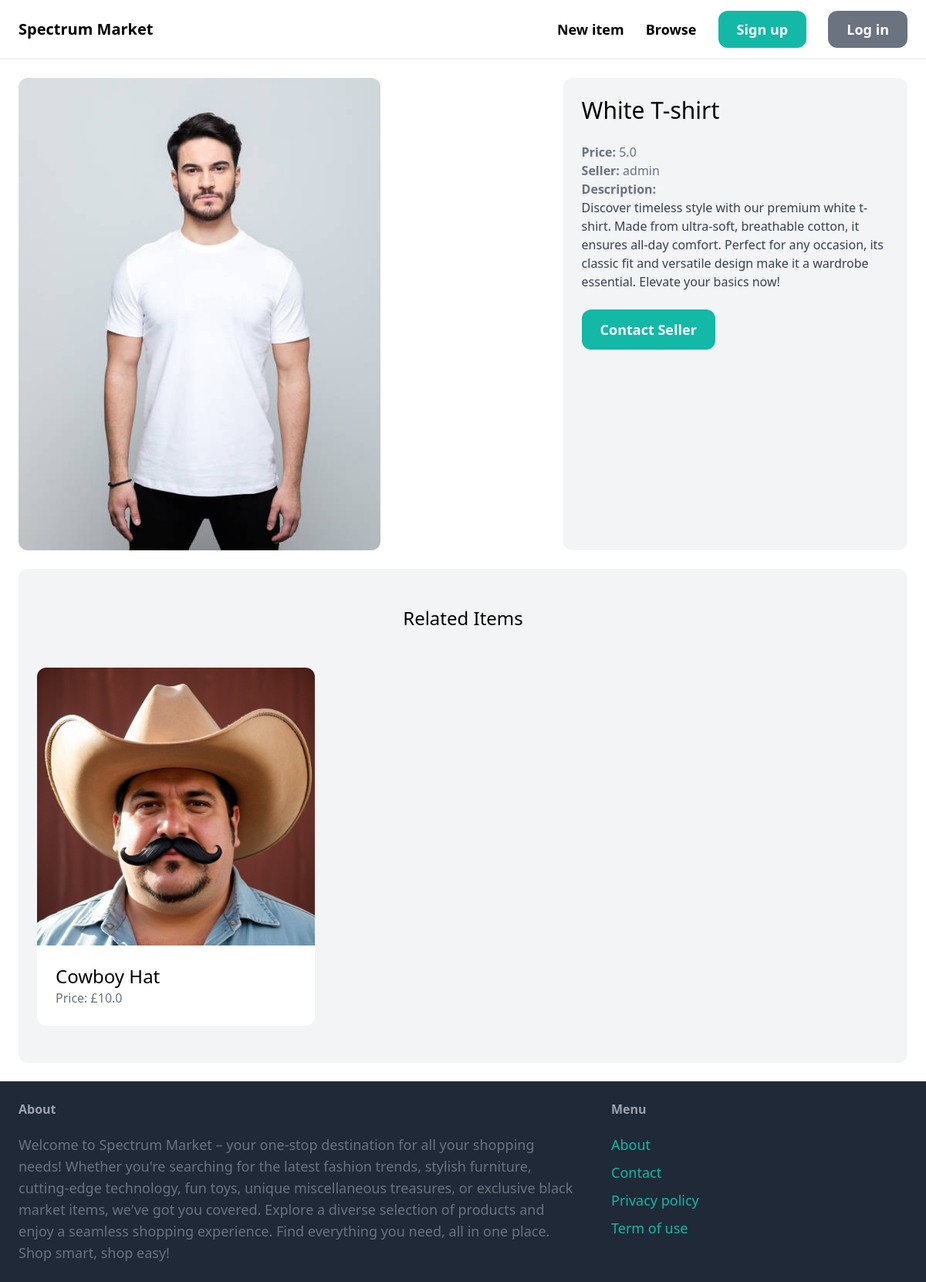
Page /items/1/ on the committed database.
### item/models.py (models this page shows, shortened)
class Item(models.Model):
    category = models.ForeignKey(Category, related_name='items', on_delete=models.CASCADE)
    name = models.CharField(max_length=255)
    description = models.TextField(blank=True, null=True)
    price = models.FloatField()
    image = models.ImageField(upload_to='item_images', blank=True, null=True)
    is_sold = models.BooleanField(default=False)
    created_by = models.ForeignKey(User, related_name='items', on_delete=models.CASCADE)
    created_at = models.DateTimeField(auto_now_add=True)

### item/views.py (the view)
# urls.py: path('<int:pk>/', views.detail, name='detail'),
def detail(request, pk):
    item = get_object_or_404(Item, pk=pk)
    related_items = Item.objects.filter(category=item.category, is_sold=False).exclude(pk=pk)[0:3]
    return render(request, 'item/detail.html', {
        'item': item,
        'related_items': related_items
    })

### item/templates/item/detail.html (shortened to what this page needs)
{% extends 'core/base.html' %}
{% block content %}
<div class="grid grid-cols-5 gap-6">
    <div class="col-span-3">
        <img src="{{ item.image.url }}" class="rounded-xl">
    </div>
    <div class="col-span-2 p-6 bg-gray-100 rounded-xl">
        <h1 class="mb-6 text-3xl">{{ item.name }}</h1>
        <p class="text-gray-500"><strong>Price: </strong>{{ item.price }}</p>
        <p class="text-gray-500"><strong>Seller: </strong>{{ item.created_by.username }}</p>
        {% if item.description %}
        <p class="text-gray-700">
            <strong class="text-gray-500">Description:</strong><br>
            {{ item.description }}
        </p>
        {% endif %}
        {% if request.user == item.created_by %}
            <div class="mt-6 p-6 bg-white rounded-xl">
                <p>This is Your Item!!</p>
                <a href="{% url 'item:delete' item.id %}" class="inline-block mt-6 px-6 py-3 text-lg font-semibold bg-red-500 text-white rounded-xl">Delete</a>
                <a href="{% url 'item:edit' item.id %}" class="inline-block mt-6 px-6 py-3 text-lg font-semibold bg-teal-500 text-white rounded-xl">Edit</a>
            </div>
        {% else%}
            <a href="{% url 'conversation:new' item.id %}" class="inline-block mt-6 px-6 py-3 text-lg font-semibold bg-teal-500 text-white rounded-xl hover:bg-teal-700">Contact Seller</a>
        {% endif %}
    </div>
</div>
<div class="mt-6 px-6 py-12 bg-gray-100 rounded-xl">
    <h2 class="mb-12 text-2xl text-center">Related Items</h2>
    <div class="grid grid-cols-3 gap-3">
        {% for item in related_items %}
            <div>
                <a href="{% url 'item:detail' item.id %}">
                    <div>
                        <img src="{{ item.image.url }}" class="rounded-t-xl">
                    </div>
                    <div class="p-6 bg-white rounded-b-xl">
                        <h2 class="text-2xl">{{ item.name }}</h2>
                        <p class="text-gray-500">Price: £{{ item.price }}</p>
                    </div>
                </a>
            </div>
        {% endfor %}
    </div>
</div>
{% endblock %}

### rows in the picture
Item: image (picture), name "White T-shirt", price "5.0", created_by.username "admin", description "Discover timeless style with our premium white t-shirt. Made from ultra-soft, breathable cotton, it ensures all-day comfort. Perfect for any occasion, its classic fit and versatile design make it a wardrobe essential. Elevate your basics now!"
Item: image (picture), name "Cowboy Hat", price "10.0"
